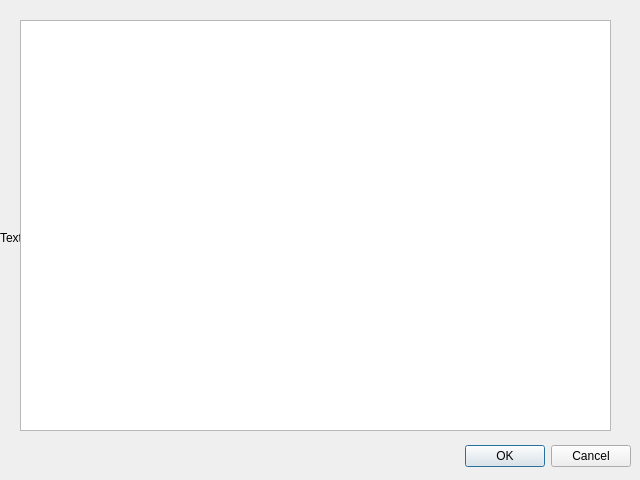
<?xml version="1.0" encoding="UTF-8"?>
<ui version="4.0">
 <class>table</class>
 <widget class="QDialog" name="table">
  <property name="geometry">
   <rect>
    <x>0</x>
    <y>0</y>
    <width>640</width>
    <height>480</height>
   </rect>
  </property>
  <property name="windowTitle">
   <string>Dialog</string>
  </property>
  <widget class="QDialogButtonBox" name="buttonBox">
   <property name="geometry">
    <rect>
     <x>10</x>
     <y>440</y>
     <width>621</width>
     <height>32</height>
    </rect>
   </property>
   <property name="orientation">
    <enum>Qt::Horizontal</enum>
   </property>
   <property name="standardButtons">
    <set>QDialogButtonBox::Cancel|QDialogButtonBox::Ok</set>
   </property>
  </widget>
  <widget class="QTableWidget" name="tableWidget">
   <property name="geometry">
    <rect>
     <x>20</x>
     <y>20</y>
     <width>591</width>
     <height>411</height>
    </rect>
   </property>
  </widget>
  <widget class="QLabel" name="label_7">
   <property name="geometry">
    <rect>
     <x>0</x>
     <y>2</y>
     <width>641</width>
     <height>471</height>
    </rect>
   </property>
   <property name="text">
    <string>TextLabel</string>
   </property>
  </widget>
  <zorder>label_7</zorder>
  <zorder>buttonBox</zorder>
  <zorder>tableWidget</zorder>
 </widget>
 <resources/>
 <connections>
  <connection>
   <sender>buttonBox</sender>
   <signal>accepted()</signal>
   <receiver>table</receiver>
   <slot>accept()</slot>
   <hints>
    <hint type="sourcelabel">
     <x>248</x>
     <y>254</y>
    </hint>
    <hint type="destinationlabel">
     <x>157</x>
     <y>274</y>
    </hint>
   </hints>
  </connection>
  <connection>
   <sender>buttonBox</sender>
   <signal>rejected()</signal>
   <receiver>table</receiver>
   <slot>reject()</slot>
   <hints>
    <hint type="sourcelabel">
     <x>316</x>
     <y>260</y>
    </hint>
    <hint type="destinationlabel">
     <x>286</x>
     <y>274</y>
    </hint>
   </hints>
  </connection>
 </connections>
</ui>
